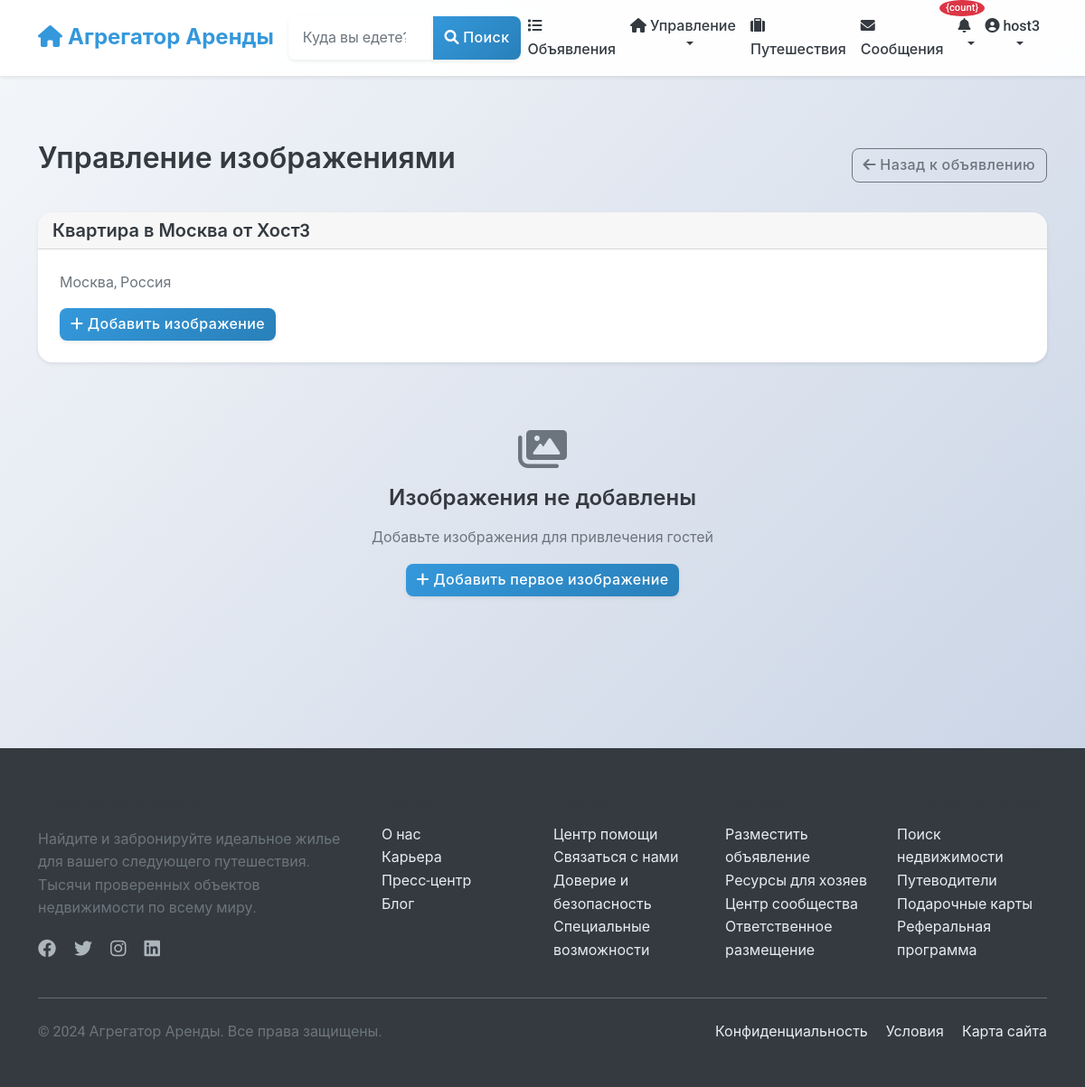
The app's page /listings/listing/24/images/ (signed in), older data.
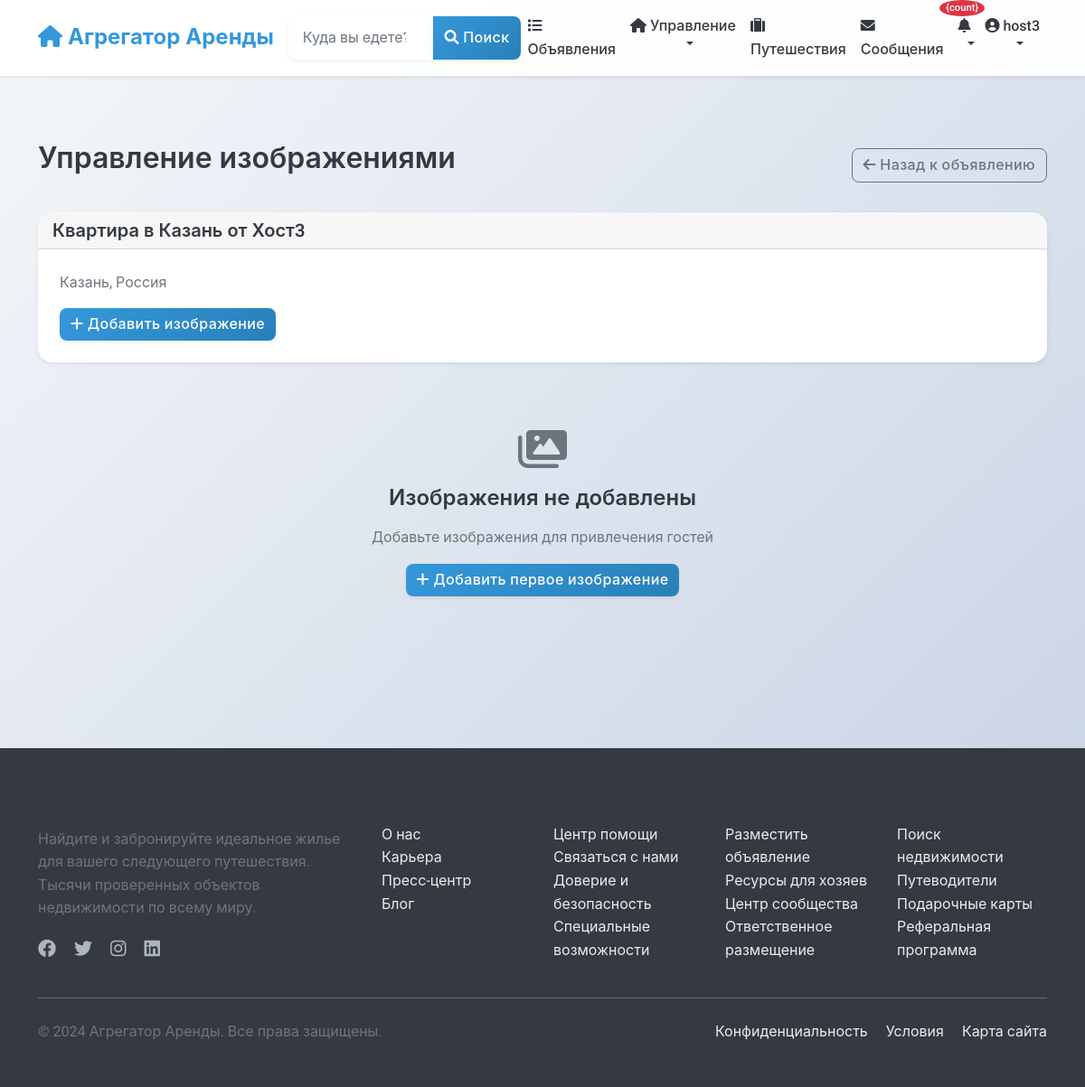
The same page, newer data.
### users/models.py (models this page shows, shortened)
class User(AbstractUser):
    phone_number = models.CharField(_("Phone number"), max_length=20, blank=True)
    profile_picture = models.URLField(_("Profile picture URL"), blank=True)
    bio = models.TextField(_("Bio"), blank=True)
    is_phone_verified = models.BooleanField(_("Phone verified"), default=False)
    is_id_verified = models.BooleanField(_("ID verified"), default=False)
    is_host = models.BooleanField(_("Is host"), default=False)
    is_guest = models.BooleanField(_("Is guest"), default=True)
    ROLE_CHOICES = [
        ('user', _('Regular User')),
        ('host', _('Host')),
        ('moderator', _('Moderator')),
        ('admin', _('Administrator')),
    ]
    role = models.CharField(_("Role"), max_length=20, choices=ROLE_CHOICES, default='user')
    email_notifications = models.BooleanField(_("Email notifications"), default=True)
    sms_notifications = models.BooleanField(_("SMS notifications"), default=False)
    date_joined = models.DateTimeField(_("Date joined"), auto_now_add=True)
    last_updated = models.DateTimeField(_("Last updated"), auto_now=True)
    class Meta:
        verbose_name = _("User")
        verbose_name_plural = _("Users")

### listings/models.py (models this page shows, shortened)
class Listing(models.Model):
    title = models.CharField(_("Title"), max_length=100)
    description = models.TextField(_("Description"))
    address = models.CharField(_("Address"), max_length=255)
    city = models.CharField(_("City"), max_length=100)
    state = models.CharField(_("State/Province"), max_length=100)
    country = models.CharField(_("Country"), max_length=100)
    zip_code = models.CharField(_("ZIP/Postal Code"), max_length=20)
    latitude = models.DecimalField(_("Latitude"), max_digits=10, decimal_places=7, null=True, blank=True)
    longitude = models.DecimalField(_("Longitude"), max_digits=10, decimal_places=7, null=True, blank=True)
    price_per_night = models.DecimalField(_("Price per night"), max_digits=10, decimal_places=2)
    cleaning_fee = models.DecimalField(_("Cleaning fee"), max_digits=10, decimal_places=2, default=0)
    service_fee = models.DecimalField(_("Service fee"), max_digits=10, decimal_places=2, default=0)
    bedrooms = models.PositiveSmallIntegerField(_("Bedrooms"))
    bathrooms = models.DecimalField(_("Bathrooms"), max_digits=3, decimal_places=1)
    accommodates = models.PositiveSmallIntegerField(_("Accommodates"))
    property_type = models.CharField(_("Property type"), max_length=50)
    image_urls = models.JSONField(_("Image URLs"), default=list, null=True, blank=True)
    verification_video = models.FileField(
        _("Verification Video"),
        upload_to='verification_videos/',
        null=True,
        blank=True,
        help_text=_("Video proof of property compliance (max 250MB, for moderation only)")
    )
    amenities = models.JSONField(_("Amenities"), default=list)
    house_rules = models.TextField(_("House rules"), blank=True)
    check_in_time = models.TimeField(_("Check-in time"), null=True, blank=True)
    check_out_time = models.TimeField(_("Check-out time"), null=True, blank=True)
    minimum_nights = models.PositiveSmallIntegerField(_("Minimum nights"), default=1)
    maximum_nights = models.PositiveSmallIntegerField(_("Maximum nights"), default=30)
    is_active = models.BooleanField(_("Is active"), default=True)
    is_approved = models.BooleanField(_("Is approved"), default=False)
    host = models.ForeignKey(
        settings.AUTH_USER_MODEL,
        on_delete=models.CASCADE,
        related_name='listings'
    )
    created_at = models.DateTimeField(_("Created at"), auto_now_add=True)
    updated_at = models.DateTimeField(_("Updated at"), auto_now=True)
    class Meta:
        verbose_name = _("Listing")
        verbose_name_plural = _("Listings")
        ordering = ['-created_at', '-id']
        ordering = ['-created_at']

### listings/views.py (the view)
# urls.py: path('listing/<int:pk>/images/', views.manage_listing_images, name='listing_images'),
@login_required
def manage_listing_images(request, pk):
    listing = get_object_or_404(Listing, pk=pk, host=request.user)
    return render(request, 'listings/manage_images.html', {
        'listing': listing
    })

### listings/templates/listings/manage_images.html (shortened to what this page needs)
{% extends 'base.html' %}
{% load static %}
{% block content %}
<div class="container my-5">
    <div class="row">
        <div class="col-12">
            <div class="d-flex justify-content-between align-items-center mb-4">
                <h2>Управление изображениями</h2>
                <a href="{% url 'listings:listing_detail' pk=listing.pk %}" class="btn btn-outline-secondary">
                    <i class="fas fa-arrow-left"></i> Назад к объявлению
                </a>
            </div>
            <div class="card mb-4">
                <div class="card-header">
                    <h5 class="mb-0">{{ listing.title }}</h5>
                </div>
                <div class="card-body">
                    <p class="text-muted">{{ listing.city }}, {{ listing.country }}</p>
                    <a href="{% url 'listings:add_listing_image' pk=listing.pk %}" class="btn btn-primary">
                        <i class="fas fa-plus"></i> Добавить изображение
                    </a>
                </div>
            </div>
            {% if listing.images.all %}
                <div class="row">
                    {% for image in listing.images.all %}
                        <div class="col-md-4 mb-4">
                            <div class="card h-100">
                                <div class="position-relative">
                                    <img src="{{ image.image.url }}" alt="{{ listing.title }}" class="card-img-top" style="height: 250px; object-fit: cover;">
                                    {% if image.is_main %}
                                        <span class="position-absolute top-0 start-0 badge bg-primary m-2">
                                            <i class="fas fa-star"></i> Главное
                                        </span>
                                    {% endif %}
                                </div>
                                <div class="card-body">
                                    <div class="d-flex justify-content-between align-items-center">
                                        <small class="text-muted">
                                            <i class="fas fa-clock"></i> Загружено {{ image.uploaded_at|date:"d.m.Y" }}
                                        </small>
                                    </div>
                                    <div class="mt-3 d-flex gap-2">
                                        {% if not image.is_main %}
                                            <form method="post" action="{% url 'listings:set_main_image' pk=listing.pk image_id=image.pk %}" style="display: inline;">
                                                {% csrf_token %}
                                                <button type="submit" class="btn btn-sm btn-outline-primary">
                                                    <i class="fas fa-star"></i> Сделать главным
                                                </button>
                                            </form>
                                        {% endif %}
                                        <button type="button" class="btn btn-sm btn-outline-danger"
                                                data-bs-toggle="modal"
                                                data-bs-target="#deleteImageModal"
                                                data-image-id="{{ image.pk }}"
                                                data-image-url="{{ image.image.url }}">
                                            <i class="fas fa-trash"></i> Удалить
                                        </button>
                                    </div>
                                </div>
                            </div>
                        </div>
                    {% endfor %}
                </div>
            {% else %}
                <div class="text-center py-5">
                    <i class="fas fa-images fa-3x text-muted mb-3"></i>
                    <h4>Изображения не добавлены</h4>
                    <p class="text-muted">Добавьте изображения для привлечения гостей</p>
                    <a href="{% url 'listings:add_listing_image' pk=listing.pk %}" class="btn btn-primary">
                        <i class="fas fa-plus"></i> Добавить первое изображение
                    </a>
                </div>
            {% endif %}
        </div>
    </div>
</div>
{% endblock %}

### templates/includes/navbar.html (shortened to what this page needs)
<nav class="navbar navbar-expand-lg navbar-light bg-white shadow-sm">
    <div class="container">
        <a class="navbar-brand" href="{% url 'listings:listing_list' %}">
            <i class="fas fa-home"></i> Агрегатор Аренды
        </a>
        <div class="collapse navbar-collapse" id="navbarSupportedContent">
            <form class="d-flex mx-auto my-2 my-lg-0" action="{% url 'listings:listing_list' %}" method="get">
                <div class="input-group">
                    <input class="form-control" type="search" name="location" placeholder="Куда вы едете?"
                           aria-label="Search" value="{{ request.GET.location|default:'' }}">
                    <button class="btn btn-primary" type="submit">
                        <i class="fas fa-search"></i> Поиск
                    </button>
                </div>
            </form>
            <ul class="navbar-nav ms-auto mb-2 mb-lg-0">
                <li class="nav-item">
                    <a class="nav-link {% if request.resolver_match.url_name == 'listing_list' %}active{% endif %}"
                       href="{% url 'listings:listing_list' %}">
                        <i class="fas fa-list"></i> Объявления
                    </a>
                </li>
                {% if user.is_authenticated %}
                    {% if user.is_host %}
                    <li class="nav-item dropdown">
                        <a class="nav-link dropdown-toggle" href="#" id="hostDropdown" role="button"
                           data-bs-toggle="dropdown" aria-expanded="false">
                            <i class="fas fa-home"></i> Управление
                        </a>
                    </li>
                    {% else %}
                    <li class="nav-item">
                        <a class="nav-link" href="{% url 'listings:listing_create' %}">
                            <i class="fas fa-plus"></i> Подать объявление
                        </a>
                    </li>
                    {% endif %}
                    <li class="nav-item">
                        <a class="nav-link {% if request.resolver_match.url_name == 'user_bookings' %}active{% endif %}"
                           href="{% url 'listings:user_bookings' %}">
                            <i class="fas fa-suitcase"></i> Путешествия
                        </a>
                    </li>
                    <li class="nav-item">
                        <a class="nav-link position-relative {% if 'chat' in request.path %}active{% endif %}"
                           href="{% url 'chat:conversation_list' %}">
                            <i class="fas fa-envelope"></i> Сообщения
                        </a>
                    </li>
                    <li class="nav-item dropdown">
                        <a class="nav-link dropdown-toggle position-relative" href="#" id="notificationDropdown"
                           role="button" data-bs-toggle="dropdown" aria-expanded="false"
                           onclick="loadNotifications()"
                           data-bs-auto-close="outside">
                            <i class="fas fa-bell"></i>
                            <span class="position-absolute"
                                  id="notification-badge-container"
                                  style="top: -8px; right: -8px; z-index: 1000;"
                                  hx-get="{% url 'notifications:get_unread_count' %}"
                                  hx-trigger="load, every 30s"
                                  hx-swap="innerHTML">
                                {% load notify_tags %}
                                {% notification_count as count %}
                                {% if count > 0 %}
                                <span class="badge bg-danger" id="notification-badge" style="font-size: 0.7rem; min-width: 18px; height: 18px; border-radius: 50%; display: flex; align-items: center; justify-content: center;">{count}</span>
                                {% endif %}
                            </span>
                        </a>
                    </li>
                    <li class="nav-item dropdown">
                        <a class="nav-link dropdown-toggle" href="#" id="userDropdown" role="button"
                           data-bs-toggle="dropdown" aria-expanded="false">
                            {% if user.profile_picture %}
                                <img src="{{ user.profile_picture }}" alt="{{ user.username }}" class="user-avatar sm me-1">
                            {% else %}
                                <i class="fas fa-user-circle"></i>
                            {% endif %}
                            {{ user.username }}
                        </a>
                    </li>
                {% endif %}
            </ul>
        </div>
    </div>
</nav>

Row changes from the older to the newer data that the page shows:
changed Listing "Россия": title "Квартира в Москва от Хост3" → "Квартира в Казань от Хост3"; city "Москва" → "Казань"
